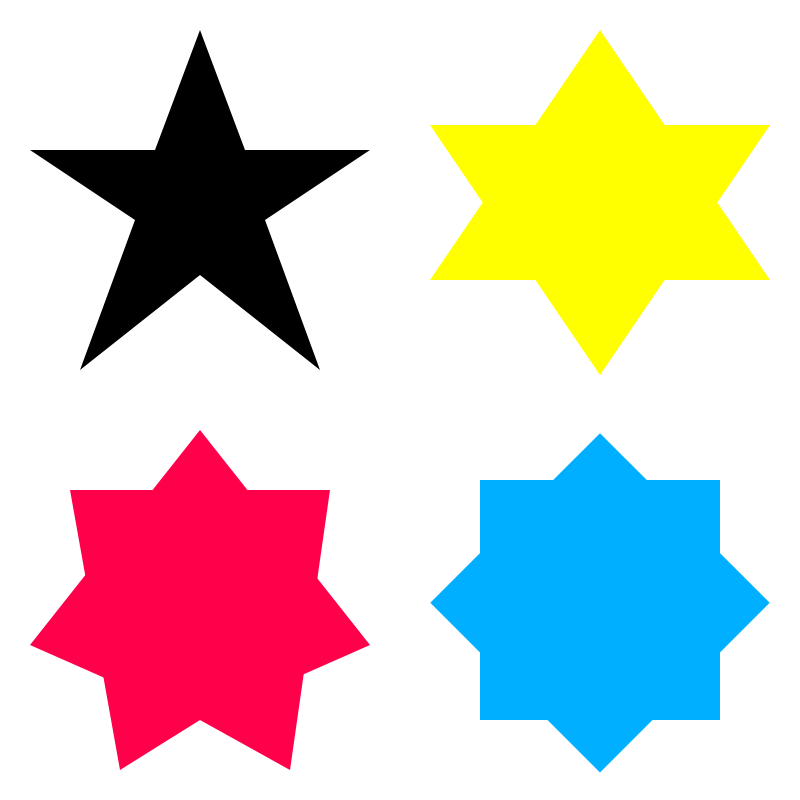
Frame 1 (no input)
Frame 60 (no input): identical to frame 1, image omitted
Frame 120 (the mouse pressed at the canvas centre since frame 60): identical to frame 1, image omitted

The p5.js sketch that drew this single still picture (run headless with seeded random() and noise() and a simulated clock; from frame 60 on, the mouse is pressed at the canvas centre):

// p5.js sketch
// ── sketch.js
//This assignment Uses Sol LeWitt's Wall Drawing 396
//Instructions: A black five-pointed star, a yellow six-pointed star, a red seven-pointed star, and a blue eight-pointed star, drawn in color and India ink washes.
//https://massmoca.org/event/walldrawing396/
function setup() {
  createCanvas(800, 800);
}

function draw() {
  background(255);
  noStroke(0);
  fill(0);
	//5 point star
  beginShape();
  vertex (200, 30);
  vertex (155,150);
  vertex (30, 150);
  vertex(135, 220);
  vertex(80,370);
  vertex(200, 275); //midpoint
  vertex(320, 370);
  vertex(265, 220);
  vertex(370, 150);
  vertex(245, 150);
  endShape(CLOSE);
  push();
	//Seven Point Star
  translate (0, 400)
  fill(255, 0, 75);
  beginShape();
  vertex (70, 90);
  vertex (120, 370);
  vertex (200, 320);
  vertex (290, 370);
  vertex (330, 90);
  endShape(CLOSE);
  beginShape();
  vertex (200, 30);
  vertex (30, 245);
  vertex (200, 320);
  vertex (370, 245)
  endShape(CLOSE);
  pop();
  // Six Sided Star
  push();
  fill (255, 255, 0);
  translate(400, 0);
  triangle(200, 30, 30, 280, 370, 280);
  translate(0, 405);
  scale(1, -1);
  triangle(200, 30, 30, 280, 370, 280);
  pop();
  //Eight Sided Star
  push();
  translate(400, 400);
  fill(0, 175, 255);
  rect (80, 80, 240, 240);
  translate(200, -80);
  rotate(PI/4);
  rect (80, 80, 240, 240);
  pop();
  
}
